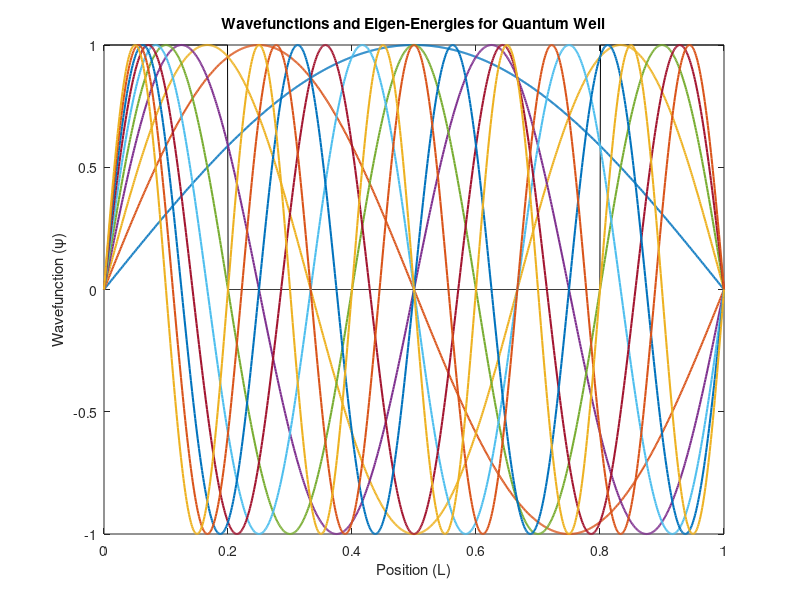

Source code (MATLAB): (Note: this script raises an error after producing the figure.)
L = 1; % Length of quantum well
N = 1000; % Number of points to use
x = linspace(0, L, N); % Spatial domain

% defined a square well
V0 = 1; 
V = zeros(size(x)); % Potential energy everywhere
V(x < 0.2*L | x > 0.8*L) = V0; % Define well

% Define parameters for solving Schrödinger's equation
hbar = 1; % Reduced Planck constant
m = 1; % Mass of particle
n_max = 10; % Maximum energy level to calculate

% Calculate eigen-energies and wavefunctions
E = zeros(n_max, 1);
psi = zeros(N, n_max);
for n = 1:n_max
    E(n) = (n^2*pi^2*hbar^2)/(2*m*L^2);
    k = sqrt(2*m*E(n)/hbar^2);
    psi(:, n) = sin(k.*x);
end

% Plot potential energy and wavefunctions
figure;
plot(x, V, 'k');
hold on;
plot(x, psi, 'LineWidth', 1.5);
xlabel('Position (L)');
ylabel('Wavefunction (\psi)');
title('Wavefunctions and Eigen-Energies for Quantum Well');
legend(['V(x)' repmat(['\psi_' num2str((1:n_max)')], 1, 1)], 'Location', 'NorthEast');
